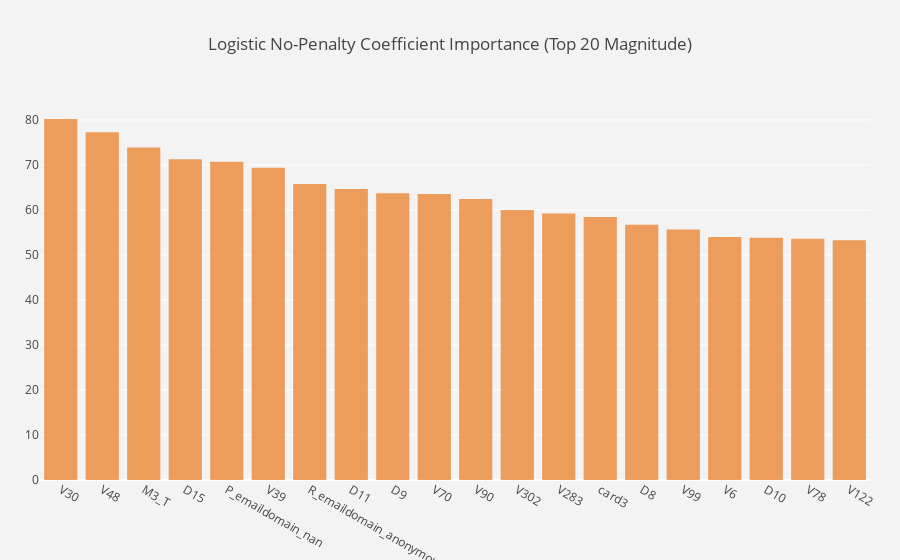

Notebook code for this chart:
### Code cell
layout = go.Layout(
autosize=True,
title='Logistic No-Penalty Coefficient Importance (Top 20 Magnitude)',
yaxis=dict(
    autorange=True,
    showgrid=True,
    zeroline=True,
    dtick=0,
    gridcolor='rgb(255, 255, 255)',
    gridwidth=1,
    zerolinecolor='rgb(255, 255, 255)',
    zerolinewidth=2,
),
margin=dict(
    l=40,
    r=30,
    b=80,
    t=100,
),
paper_bgcolor='rgb(243, 243, 243)',
plot_bgcolor='rgb(243, 243, 243)',
showlegend=False
)

fig = go.Figure(layout=layout)

fig.add_trace(go.Bar(x = cols[:20], y = abs_avg_coefs[:20], marker_color = 'rgba(234, 131, 46, 0.77)'))

fig.show()

### Figure 1 — Plotly figure (JSON) as saved in the notebook; plotly's stock layout.template omitted (floating-point values rounded to 4 significant figures)
{"data": [{"marker": {"color": "rgba(234, 131, 46, 0.77)"}, "type": "bar", "uid": "0d2da390-5945-4f2b-9806-0c1fb4ab8aac", "x": ["V30", "V48", "M3_T", "D15", "P_emaildomain_nan", "V39", "R_emaildomain_anonymous.com", "D11", "D9", "V70", "V90", "V302", "V283", "card3", "D8", "V99", "V6", "D10", "V78", "V122"], "y": [80.2, 77.24, 73.87, 71.25, 70.7, 69.36, 65.75, 64.63, 63.7, 63.57, 62.42, 60.01, 59.23, 58.45, 56.68, 55.68, 53.98, 53.8, 53.61, 53.28]}], "layout": {"autosize": true, "margin": {"b": 80, "l": 40, "r": 30, "t": 100}, "paper_bgcolor": "rgb(243, 243, 243)", "plot_bgcolor": "rgb(243, 243, 243)", "showlegend": false, "title": {"text": "Logistic No-Penalty Coefficient Importance (Top 20 Magnitude)"}, "xaxis": {"autorange": true, "range": [-0.5, 19.5], "type": "category"}, "yaxis": {"autorange": true, "dtick": 0, "gridcolor": "rgb(255, 255, 255)", "gridwidth": 1, "range": [0, 84.43], "showgrid": true, "type": "linear", "zeroline": true, "zerolinecolor": "rgb(255, 255, 255)", "zerolinewidth": 2}}}
